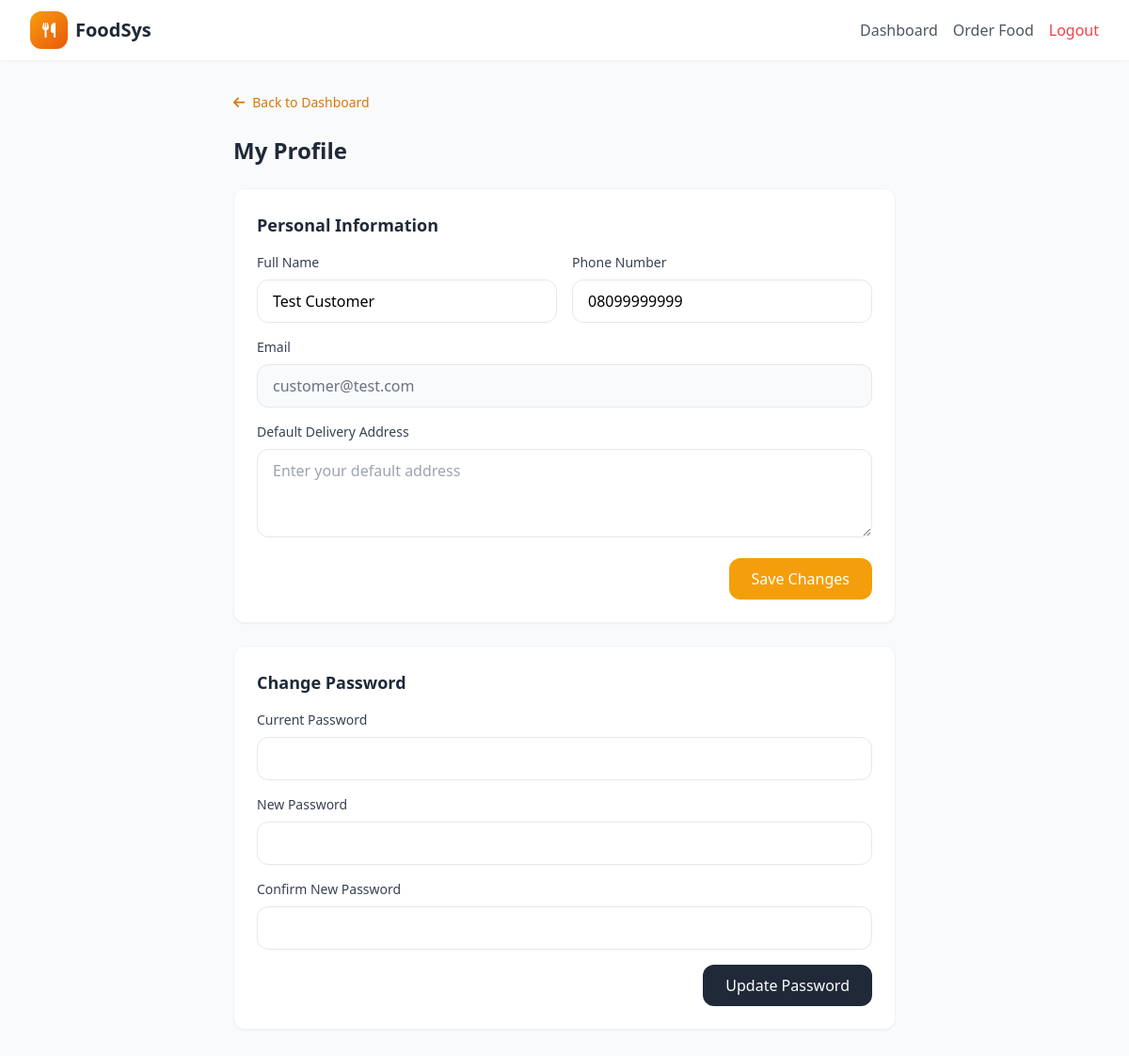
The app's page /profile.php (signed in) with its own data.
### tables this page shows
CREATE TABLE IF NOT EXISTS `users` (
  `id` INT UNSIGNED NOT NULL AUTO_INCREMENT,
  `name` VARCHAR(100) NOT NULL,
  `email` VARCHAR(100) NOT NULL,
  `phone` VARCHAR(20) NOT NULL,
  `password` VARCHAR(255) NOT NULL,
  `role` ENUM('admin', 'staff', 'rider', 'customer') NOT NULL DEFAULT 'staff',
  `status` ENUM('active', 'inactive') NOT NULL DEFAULT 'active',
  `created_at` TIMESTAMP DEFAULT CURRENT_TIMESTAMP,
  `updated_at` TIMESTAMP DEFAULT CURRENT_TIMESTAMP ON UPDATE CURRENT_TIMESTAMP,
  PRIMARY KEY (`id`),
  UNIQUE KEY `unique_email` (`email`),
  KEY `idx_role` (`role`),
  KEY `idx_status` (`status`)
);

### config/config.php (called while the page is built, shortened)
<?php
spl_autoload_register(function ($class) {
    $file = CLASSES_PATH . '/' . $class . '.php';
});
require_once CLASSES_PATH . '/Database.php';

### classes/Database.php (called while the page is built, shortened)
<?php
class Database {
    private static $instance = null;
    private $connection;
    private function __construct() {
        try {
            $this->connection = new mysqli(
                DB_HOST,
                DB_USER,
                DB_PASS,
                DB_NAME
            );
            $this->connection->set_charset(DB_CHARSET);
        } catch (Exception $e) {
            throw new Exception("Database connection error: " . $e->getMessage());
        }
    }
    public static function getInstance() {
        if (self::$instance === null) {
            self::$instance = new self();
        }
        return self::$instance;
    }
    public function selectOne($query, $params = []) {
        $stmt = $this->prepare($query, $params);
        $result = $stmt->get_result();
        $row = $result->fetch_assoc();
        return $row ?: null;
    }
    private function prepare($query, $params = []) {
        $stmt = $this->connection->prepare($query);
        if (!empty($params)) {
            $types = '';
            $values = [];
            foreach ($params as $param) {
                if (is_int($param)) {
                    $types .= 'i';
                    $values[] = $param;
                } elseif (is_float($param)) {
                    $types .= 'd';
                    $values[] = $param;
                } elseif (is_null($param)) {
                    $types .= 's';
                    $values[] = null;
                } else {
                    $types .= 's';
                    $values[] = $param;
                }
            }
            if (!empty($types)) {
                array_unshift($values, $types);
                call_user_func_array([$stmt, 'bind_param'], $this->refValues($values));
            }
        }
        $result = $stmt->execute();
        return $stmt;
    }
    private function refValues($arr) {
        $refs = [];
        foreach ($arr as $key => $value) {
            $refs[$key] = &$arr[$key];
        }
        return $refs;
    }
}

### classes/CustomerUser.php (called while the page is built, shortened)
<?php
class CustomerUser {
    private $db;
    public function __construct() {
        $this->db = Database::getInstance();
    }
    public function getProfile($userId) {
        return $this->db->selectOne(
            "SELECT u.*, c.id as customer_id, c.address, c.preferences, c.total_orders, c.total_spent
             FROM users u
             LEFT JOIN customers c ON u.id = c.user_id
             WHERE u.id = ?",
            [$userId]
        );
    }
}

### profile.php (the view, shortened to what this page needs)
<?php
require_once dirname(__FILE__) . '/config/config.php';
$customerUser = new CustomerUser();
$profile = $customerUser->getProfile($_SESSION['user_id']);
?>
<!DOCTYPE html>
<html lang="en">
<head>
    <script src="https://cdn.tailwindcss.com"></script>
    <link rel="stylesheet" href="https://cdnjs.cloudflare.com/ajax/libs/font-awesome/6.4.0/css/all.min.css">
</head>
<body class="bg-gray-50">
<nav class="bg-white shadow-sm sticky top-0 z-40">
    <div class="max-w-7xl mx-auto px-4 sm:px-6 lg:px-8">
        <div class="flex items-center justify-between h-16">
            <a href="<?php echo SITE_URL; ?>" class="flex items-center gap-2">
                <div class="w-10 h-10 bg-gradient-to-br from-amber-500 to-orange-600 rounded-xl flex items-center justify-center">
                    <i class="fas fa-utensils text-white"></i>
                </div>
                <span class="font-bold text-xl text-gray-800"><?php echo SITE_NAME; ?></span>
            </a>
            <div class="flex items-center gap-4">
                <a href="dashboard.php" class="text-gray-600 hover:text-amber-600 font-medium">Dashboard</a>
                <a href="<?php echo SITE_URL; ?>/" class="text-gray-600 hover:text-amber-600 font-medium">Order Food</a>
                <a href="<?php echo SITE_URL; ?>logout.php" class="text-red-500 hover:text-red-600 font-medium">Logout</a>
            </div>
        </div>
    </div>
</nav>
<main class="max-w-3xl mx-auto px-4 sm:px-6 lg:px-8 py-8">
    <div class="mb-6">
        <a href="dashboard.php" class="text-amber-600 hover:underline text-sm">
            <i class="fas fa-arrow-left mr-2"></i>Back to Dashboard
        </a>
    </div>
    <h1 class="text-2xl font-bold text-gray-800 mb-6">My Profile</h1>
    <div class="bg-white rounded-xl border border-gray-100 shadow-sm p-6 mb-6">
        <h2 class="text-lg font-semibold text-gray-800 mb-4">Personal Information</h2>
        <form method="POST" action="">
            <div class="space-y-4">
                <div class="grid md:grid-cols-2 gap-4">
                    <div>
                        <label class="block text-sm font-medium text-gray-700 mb-2">Full Name</label>
                        <input type="text" name="name" value="<?php echo htmlspecialchars($profile['name']); ?>" required class="w-full px-4 py-2.5 border border-gray-200 rounded-xl focus:ring-2 focus:ring-amber-500 focus:border-amber-500">
                    </div>
                    <div>
                        <label class="block text-sm font-medium text-gray-700 mb-2">Phone Number</label>
                        <input type="tel" name="phone" value="<?php echo htmlspecialchars($profile['phone']); ?>" required class="w-full px-4 py-2.5 border border-gray-200 rounded-xl focus:ring-2 focus:ring-amber-500 focus:border-amber-500">
                    </div>
                </div>
                <div>
                    <label class="block text-sm font-medium text-gray-700 mb-2">Email</label>
                    <input type="email" value="<?php echo htmlspecialchars($profile['email']); ?>" disabled class="w-full px-4 py-2.5 border border-gray-200 rounded-xl bg-gray-50 text-gray-500">
                </div>
                <div>
                    <label class="block text-sm font-medium text-gray-700 mb-2">Default Delivery Address</label>
                    <textarea name="address" rows="3" class="w-full px-4 py-2.5 border border-gray-200 rounded-xl focus:ring-2 focus:ring-amber-500 focus:border-amber-500" placeholder="Enter your default address"><?php echo htmlspecialchars($profile['address'] ?? ''); ?></textarea>
                </div>
                <div class="flex justify-end">
                    <button type="submit" class="px-6 py-2.5 bg-amber-500 text-white font-medium rounded-xl hover:bg-amber-600">
                        Save Changes
                    </button>
                </div>
            </div>
        </form>
    </div>
    <div class="bg-white rounded-xl border border-gray-100 shadow-sm p-6">
        <h2 class="text-lg font-semibold text-gray-800 mb-4">Change Password</h2>
        <form method="POST" action="">
            <div class="space-y-4">
                <div>
                    <label class="block text-sm font-medium text-gray-700 mb-2">Current Password</label>
                    <input type="password" name="current_password" required class="w-full px-4 py-2.5 border border-gray-200 rounded-xl focus:ring-2 focus:ring-amber-500 focus:border-amber-500">
                </div>
                <div>
                    <label class="block text-sm font-medium text-gray-700 mb-2">New Password</label>
                    <input type="password" name="new_password" required minlength="6" class="w-full px-4 py-2.5 border border-gray-200 rounded-xl focus:ring-2 focus:ring-amber-500 focus:border-amber-500">
                </div>
                <div>
                    <label class="block text-sm font-medium text-gray-700 mb-2">Confirm New Password</label>
                    <input type="password" name="confirm_password" required minlength="6" class="w-full px-4 py-2.5 border border-gray-200 rounded-xl focus:ring-2 focus:ring-amber-500 focus:border-amber-500">
                </div>
                <div class="flex justify-end">
                    <button type="submit" class="px-6 py-2.5 bg-gray-800 text-white font-medium rounded-xl hover:bg-gray-700">
                        Update Password
                    </button>
                </div>
            </div>
        </form>
    </div>
</main>
</body>
</html>

### records on screen
users: name "Test Customer", phone "08099999999", email "customer@test.com"

### other values on screen
SITE_NAME "FoodSys"
